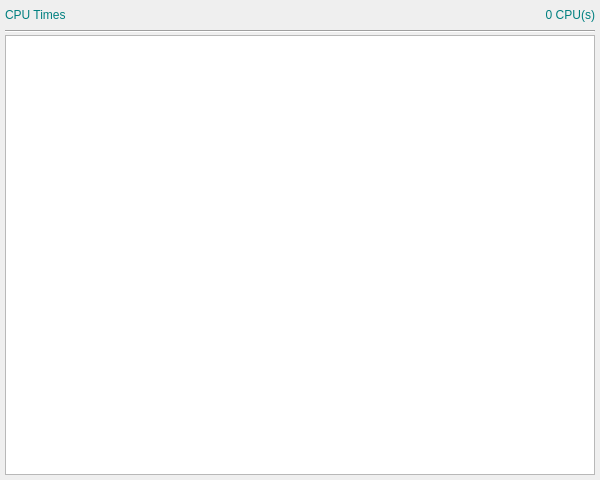
<?xml version="1.0" encoding="UTF-8"?>
<ui version="4.0">
 <class>cputwind</class>
 <widget class="QDialog" name="cputwind">
  <property name="geometry">
   <rect>
    <x>0</x>
    <y>0</y>
    <width>600</width>
    <height>480</height>
   </rect>
  </property>
  <property name="sizePolicy">
   <sizepolicy hsizetype="Fixed" vsizetype="Fixed">
    <horstretch>0</horstretch>
    <verstretch>0</verstretch>
   </sizepolicy>
  </property>
  <property name="minimumSize">
   <size>
    <width>600</width>
    <height>480</height>
   </size>
  </property>
  <property name="maximumSize">
   <size>
    <width>600</width>
    <height>480</height>
   </size>
  </property>
  <property name="windowTitle">
   <string>Dialog</string>
  </property>
  <widget class="QLabel" name="cputqant">
   <property name="geometry">
    <rect>
     <x>395</x>
     <y>5</y>
     <width>200</width>
     <height>20</height>
    </rect>
   </property>
   <property name="sizePolicy">
    <sizepolicy hsizetype="Fixed" vsizetype="Fixed">
     <horstretch>0</horstretch>
     <verstretch>0</verstretch>
    </sizepolicy>
   </property>
   <property name="minimumSize">
    <size>
     <width>200</width>
     <height>20</height>
    </size>
   </property>
   <property name="maximumSize">
    <size>
     <width>200</width>
     <height>20</height>
    </size>
   </property>
   <property name="styleSheet">
    <string notr="true">font: 15pt &quot;JetBrains Mono&quot;;
color: #008080;</string>
   </property>
   <property name="text">
    <string>0 CPU(s)</string>
   </property>
   <property name="alignment">
    <set>Qt::AlignRight|Qt::AlignTrailing|Qt::AlignVCenter</set>
   </property>
  </widget>
  <widget class="QLabel" name="cputlabl">
   <property name="geometry">
    <rect>
     <x>5</x>
     <y>5</y>
     <width>200</width>
     <height>20</height>
    </rect>
   </property>
   <property name="sizePolicy">
    <sizepolicy hsizetype="Fixed" vsizetype="Fixed">
     <horstretch>0</horstretch>
     <verstretch>0</verstretch>
    </sizepolicy>
   </property>
   <property name="minimumSize">
    <size>
     <width>200</width>
     <height>20</height>
    </size>
   </property>
   <property name="maximumSize">
    <size>
     <width>200</width>
     <height>20</height>
    </size>
   </property>
   <property name="styleSheet">
    <string notr="true">font: 15pt &quot;JetBrains Mono&quot;;
color: #008080;</string>
   </property>
   <property name="text">
    <string>CPU Times</string>
   </property>
  </widget>
  <widget class="Line" name="cputline">
   <property name="geometry">
    <rect>
     <x>5</x>
     <y>30</y>
     <width>590</width>
     <height>3</height>
    </rect>
   </property>
   <property name="sizePolicy">
    <sizepolicy hsizetype="Fixed" vsizetype="Fixed">
     <horstretch>0</horstretch>
     <verstretch>0</verstretch>
    </sizepolicy>
   </property>
   <property name="minimumSize">
    <size>
     <width>590</width>
     <height>3</height>
    </size>
   </property>
   <property name="maximumSize">
    <size>
     <width>590</width>
     <height>3</height>
    </size>
   </property>
   <property name="orientation">
    <enum>Qt::Horizontal</enum>
   </property>
  </widget>
  <widget class="QListWidget" name="cputlist">
   <property name="enabled">
    <bool>true</bool>
   </property>
   <property name="geometry">
    <rect>
     <x>5</x>
     <y>35</y>
     <width>590</width>
     <height>440</height>
    </rect>
   </property>
   <property name="sizePolicy">
    <sizepolicy hsizetype="Fixed" vsizetype="Fixed">
     <horstretch>0</horstretch>
     <verstretch>0</verstretch>
    </sizepolicy>
   </property>
   <property name="minimumSize">
    <size>
     <width>590</width>
     <height>440</height>
    </size>
   </property>
   <property name="maximumSize">
    <size>
     <width>590</width>
     <height>440</height>
    </size>
   </property>
   <property name="focusPolicy">
    <enum>Qt::NoFocus</enum>
   </property>
   <property name="editTriggers">
    <set>QAbstractItemView::NoEditTriggers</set>
   </property>
   <property name="alternatingRowColors">
    <bool>false</bool>
   </property>
  </widget>
 </widget>
 <resources/>
 <connections/>
</ui>
